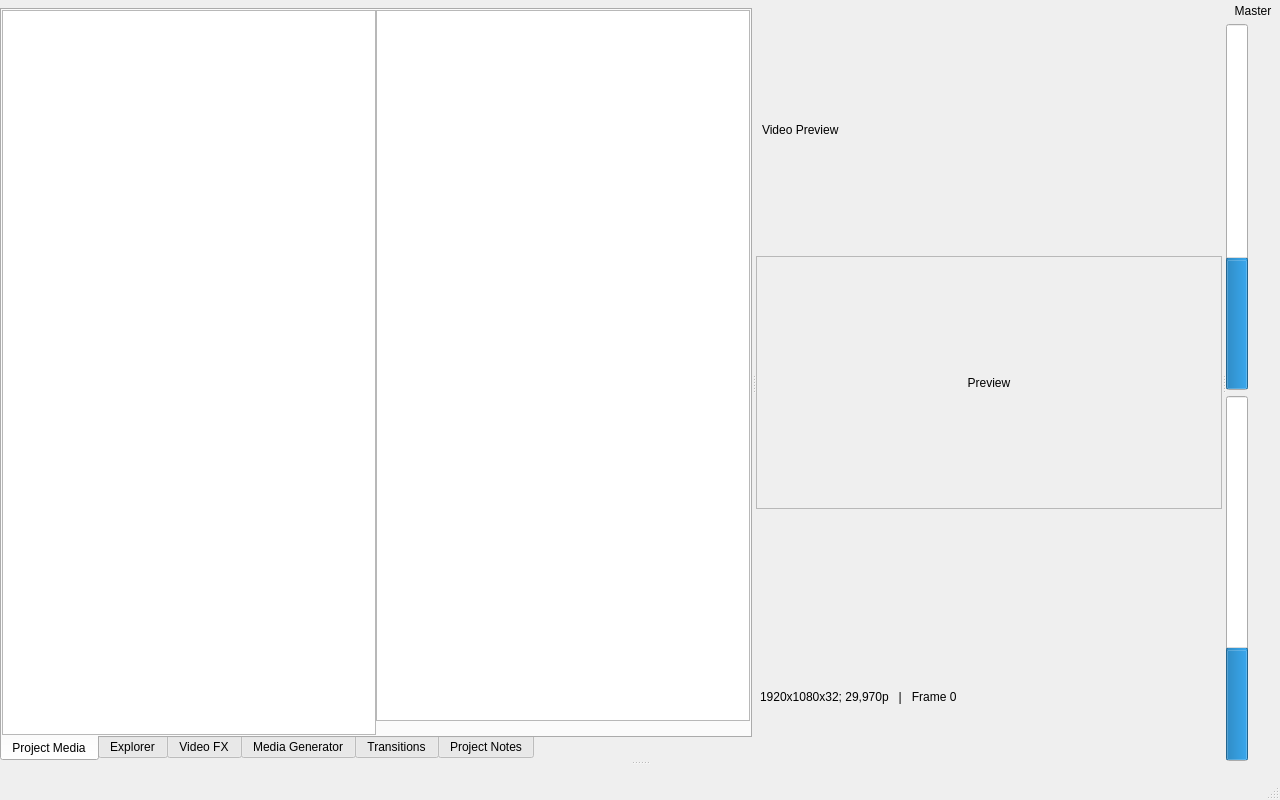
<?xml version="1.0" encoding="UTF-8"?>
<ui version="4.0">
 <class>MainWindow</class>
 <widget class="QMainWindow" name="MainWindow">
  <property name="geometry">
   <rect>
    <x>0</x>
    <y>0</y>
    <width>1280</width>
    <height>800</height>
   </rect>
  </property>
  <property name="windowTitle">
   <string>Untitled - OpenVegas</string>
  </property>
  <widget class="QWidget" name="centralwidget">
   <layout class="QVBoxLayout" name="centralLayout">
    <property name="spacing">
     <number>0</number>
    </property>
    <property name="leftMargin">
     <number>0</number>
    </property>
    <property name="topMargin">
     <number>0</number>
    </property>
    <property name="rightMargin">
     <number>0</number>
    </property>
    <property name="bottomMargin">
     <number>0</number>
    </property>
    <item>
     <widget class="QWidget" name="mainToolBarHost" native="true">
      <property name="minimumHeight">
       <number>28</number>
      </property>
      <property name="maximumHeight">
       <number>32</number>
      </property>
      <layout class="QHBoxLayout" name="mainToolBarLayout">
       <property name="spacing">
        <number>4</number>
       </property>
       <property name="leftMargin">
        <number>6</number>
       </property>
       <property name="topMargin">
        <number>2</number>
       </property>
       <property name="rightMargin">
        <number>6</number>
       </property>
       <property name="bottomMargin">
        <number>2</number>
       </property>
      </layout>
     </widget>
    </item>
    <item>
     <widget class="QSplitter" name="workspaceSplitter">
      <property name="orientation">
       <enum>Qt::Vertical</enum>
      </property>
      <property name="childrenCollapsible">
       <bool>false</bool>
      </property>
      <widget class="QSplitter" name="upperSplitter">
       <property name="orientation">
        <enum>Qt::Horizontal</enum>
       </property>
       <property name="childrenCollapsible">
        <bool>false</bool>
       </property>
       <widget class="QWidget" name="mediaPanel" native="true">
        <layout class="QVBoxLayout" name="mediaLayout">
         <property name="spacing">
          <number>0</number>
         </property>
         <property name="leftMargin">
          <number>0</number>
         </property>
         <property name="topMargin">
          <number>0</number>
         </property>
         <property name="rightMargin">
          <number>0</number>
         </property>
         <property name="bottomMargin">
          <number>0</number>
         </property>
         <item>
          <widget class="QWidget" name="mediaToolbar" native="true">
           <property name="minimumHeight">
            <number>26</number>
           </property>
           <property name="maximumHeight">
            <number>28</number>
           </property>
           <layout class="QHBoxLayout" name="mediaToolbarLayout">
            <property name="spacing">
             <number>2</number>
            </property>
            <property name="leftMargin">
             <number>4</number>
            </property>
            <property name="topMargin">
             <number>2</number>
            </property>
            <property name="rightMargin">
             <number>4</number>
            </property>
            <property name="bottomMargin">
             <number>2</number>
            </property>
           </layout>
          </widget>
         </item>
         <item>
          <widget class="QTabWidget" name="mediaTabs">
           <property name="tabPosition">
            <enum>QTabWidget::South</enum>
           </property>
           <property name="currentIndex">
            <number>0</number>
           </property>
           <widget class="QWidget" name="tabProjectMedia">
            <attribute name="title">
             <string>Project Media</string>
            </attribute>
            <layout class="QHBoxLayout" name="projectMediaLayout">
             <property name="spacing">
              <number>0</number>
             </property>
             <property name="leftMargin">
              <number>0</number>
             </property>
             <property name="topMargin">
              <number>0</number>
             </property>
             <property name="rightMargin">
              <number>0</number>
             </property>
             <property name="bottomMargin">
              <number>0</number>
             </property>
             <item>
              <widget class="QListWidget" name="mediaTree">
               <property name="maximumWidth">
                <number>160</number>
               </property>
              </widget>
             </item>
             <item>
              <layout class="QVBoxLayout" name="mediaRightLayout">
               <property name="spacing">
                <number>0</number>
               </property>
               <item>
                <widget class="MediaBinListWidget" name="mediaGrid"/>
               </item>
               <item>
                <widget class="QLabel" name="mediaMeta">
                 <property name="text">
                  <string/>
                 </property>
                 <property name="minimumHeight">
                  <number>22</number>
                 </property>
                 <property name="maximumHeight">
                  <number>22</number>
                 </property>
                </widget>
               </item>
              </layout>
             </item>
            </layout>
           </widget>
           <widget class="QWidget" name="tabExplorer">
            <attribute name="title">
             <string>Explorer</string>
            </attribute>
            <layout class="QVBoxLayout" name="explorerLayout">
             <item>
              <widget class="QLabel" name="explorerPlaceholder">
               <property name="text">
                <string>Explorer</string>
               </property>
               <property name="alignment">
                <set>Qt::AlignCenter</set>
               </property>
              </widget>
             </item>
            </layout>
           </widget>
           <widget class="QWidget" name="tabVideoFx">
            <attribute name="title">
             <string>Video FX</string>
            </attribute>
            <layout class="QVBoxLayout" name="videoFxLayout">
             <item>
              <widget class="QLabel" name="videoFxPlaceholder">
               <property name="text">
                <string>Video FX / OFX</string>
               </property>
               <property name="alignment">
                <set>Qt::AlignCenter</set>
               </property>
              </widget>
             </item>
            </layout>
           </widget>
           <widget class="QWidget" name="tabMediaGenerators">
            <attribute name="title">
             <string>Media Generator</string>
            </attribute>
            <layout class="QVBoxLayout" name="generatorsLayout">
             <item>
              <widget class="QLabel" name="generatorsPlaceholder">
               <property name="text">
                <string>Media Generator</string>
               </property>
               <property name="alignment">
                <set>Qt::AlignCenter</set>
               </property>
              </widget>
             </item>
            </layout>
           </widget>
           <widget class="QWidget" name="tabTransitions">
            <attribute name="title">
             <string>Transitions</string>
            </attribute>
            <layout class="QVBoxLayout" name="transitionsLayout">
             <item>
              <widget class="QLabel" name="transitionsPlaceholder">
               <property name="text">
                <string>Transitions</string>
               </property>
               <property name="alignment">
                <set>Qt::AlignCenter</set>
               </property>
              </widget>
             </item>
            </layout>
           </widget>
           <widget class="QWidget" name="tabProjectNotes">
            <attribute name="title">
             <string>Project Notes</string>
            </attribute>
            <layout class="QVBoxLayout" name="notesLayout">
             <item>
              <widget class="QLabel" name="notesPlaceholder">
               <property name="text">
                <string>Project Notes</string>
               </property>
               <property name="alignment">
                <set>Qt::AlignCenter</set>
               </property>
              </widget>
             </item>
            </layout>
           </widget>
          </widget>
         </item>
        </layout>
       </widget>
       <widget class="QWidget" name="previewPanel" native="true">
        <layout class="QVBoxLayout" name="previewLayout">
         <property name="spacing">
          <number>0</number>
         </property>
         <property name="leftMargin">
          <number>0</number>
         </property>
         <property name="topMargin">
          <number>0</number>
         </property>
         <property name="rightMargin">
          <number>0</number>
         </property>
         <property name="bottomMargin">
          <number>0</number>
         </property>
         <item>
          <widget class="QWidget" name="previewToolbar" native="true">
           <layout class="QHBoxLayout" name="previewToolbarLayout">
            <property name="leftMargin">
             <number>6</number>
            </property>
            <property name="topMargin">
             <number>2</number>
            </property>
            <property name="rightMargin">
             <number>6</number>
            </property>
            <property name="bottomMargin">
             <number>2</number>
            </property>
            <item>
             <widget class="QLabel" name="previewTitle">
              <property name="text">
               <string>Video Preview</string>
              </property>
             </widget>
            </item>
            <item>
             <spacer name="previewToolbarSpacer">
              <property name="orientation">
               <enum>Qt::Horizontal</enum>
              </property>
              <property name="sizeHint" stdset="0">
               <size>
                <width>40</width>
                <height>20</height>
               </size>
              </property>
             </spacer>
            </item>
           </layout>
          </widget>
         </item>
         <item>
          <widget class="QFrame" name="previewViewport">
           <property name="frameShape">
            <enum>QFrame::StyledPanel</enum>
           </property>
           <property name="minimumSize">
            <size>
             <width>320</width>
             <height>180</height>
            </size>
           </property>
           <layout class="QVBoxLayout" name="previewViewportLayout">
            <item>
             <widget class="QLabel" name="previewLabel">
              <property name="text">
               <string>Preview</string>
              </property>
              <property name="alignment">
               <set>Qt::AlignCenter</set>
              </property>
             </widget>
            </item>
           </layout>
          </widget>
         </item>
         <item>
          <widget class="QWidget" name="previewFooterHost" native="true">
           <layout class="QVBoxLayout" name="previewFooterHostLayout">
            <property name="spacing">
             <number>0</number>
            </property>
            <property name="leftMargin">
             <number>4</number>
            </property>
            <property name="topMargin">
             <number>2</number>
            </property>
            <property name="rightMargin">
             <number>4</number>
            </property>
            <property name="bottomMargin">
             <number>2</number>
            </property>
            <item>
             <widget class="QWidget" name="previewTransport" native="true">
              <layout class="QHBoxLayout" name="previewTransportLayout">
               <property name="spacing">
                <number>2</number>
               </property>
               <property name="leftMargin">
                <number>0</number>
               </property>
               <property name="topMargin">
                <number>0</number>
               </property>
               <property name="rightMargin">
                <number>0</number>
               </property>
               <property name="bottomMargin">
                <number>0</number>
               </property>
              </layout>
             </widget>
            </item>
            <item>
             <widget class="QLabel" name="previewFooter">
              <property name="text">
               <string>1920x1080x32; 29,970p   |   Frame 0</string>
              </property>
             </widget>
            </item>
           </layout>
          </widget>
         </item>
        </layout>
       </widget>
       <widget class="QWidget" name="masterBusPanel" native="true">
        <property name="minimumWidth">
         <number>108</number>
        </property>
        <property name="maximumWidth">
         <number>128</number>
        </property>
        <layout class="QVBoxLayout" name="masterLayout">
         <item>
          <widget class="QLabel" name="masterTitle">
           <property name="text">
            <string>Master</string>
           </property>
           <property name="alignment">
            <set>Qt::AlignCenter</set>
           </property>
          </widget>
         </item>
         <item>
          <widget class="QProgressBar" name="meterL">
           <property name="orientation">
            <enum>Qt::Vertical</enum>
           </property>
           <property name="value">
            <number>35</number>
           </property>
           <property name="textVisible">
            <bool>false</bool>
           </property>
          </widget>
         </item>
         <item>
          <widget class="QProgressBar" name="meterR">
           <property name="orientation">
            <enum>Qt::Vertical</enum>
           </property>
           <property name="value">
            <number>30</number>
           </property>
           <property name="textVisible">
            <bool>false</bool>
           </property>
          </widget>
         </item>
        </layout>
       </widget>
      </widget>
      <widget class="QWidget" name="timelinePanel" native="true">
       <layout class="QVBoxLayout" name="timelinePanelLayout">
        <property name="spacing">
         <number>0</number>
        </property>
        <property name="leftMargin">
         <number>0</number>
        </property>
        <property name="topMargin">
         <number>0</number>
        </property>
        <property name="rightMargin">
         <number>0</number>
        </property>
        <property name="bottomMargin">
         <number>0</number>
        </property>
        <item>
         <widget class="QWidget" name="timelineHost" native="true">
          <layout class="QVBoxLayout" name="timelineHostLayout">
           <property name="spacing">
            <number>0</number>
           </property>
           <property name="leftMargin">
            <number>0</number>
           </property>
           <property name="topMargin">
            <number>0</number>
           </property>
           <property name="rightMargin">
            <number>0</number>
           </property>
           <property name="bottomMargin">
            <number>0</number>
           </property>
          </layout>
         </widget>
        </item>
        <item>
         <widget class="QWidget" name="timelineToolsHost" native="true">
          <property name="minimumHeight">
           <number>30</number>
          </property>
          <property name="maximumHeight">
           <number>36</number>
          </property>
          <layout class="QHBoxLayout" name="timelineToolsLayout">
           <property name="spacing">
            <number>2</number>
           </property>
           <property name="leftMargin">
            <number>4</number>
           </property>
           <property name="topMargin">
            <number>2</number>
           </property>
           <property name="rightMargin">
            <number>6</number>
           </property>
           <property name="bottomMargin">
            <number>2</number>
           </property>
          </layout>
         </widget>
        </item>
       </layout>
      </widget>
     </widget>
    </item>
   </layout>
  </widget>
  <widget class="QMenuBar" name="menubar">
   <property name="geometry">
    <rect>
     <x>0</x>
     <y>0</y>
     <width>1280</width>
     <height>22</height>
    </rect>
   </property>
  </widget>
  <widget class="QStatusBar" name="statusbar"/>
 </widget>
 <customwidgets>
  <customwidget>
   <class>MediaBinListWidget</class>
   <extends>QListWidget</extends>
   <header>ui/MediaBinListWidget.h</header>
  </customwidget>
 </customwidgets>
 <resources/>
 <connections/>
</ui>
